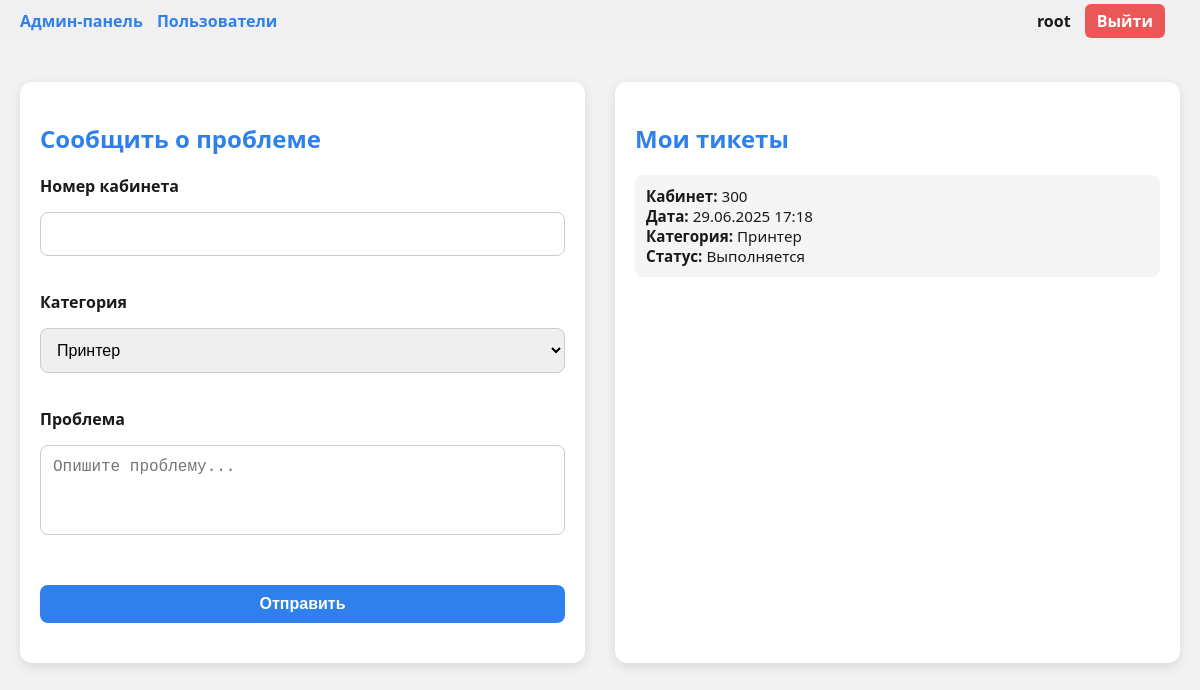
The app's page /submit (signed in), older data.
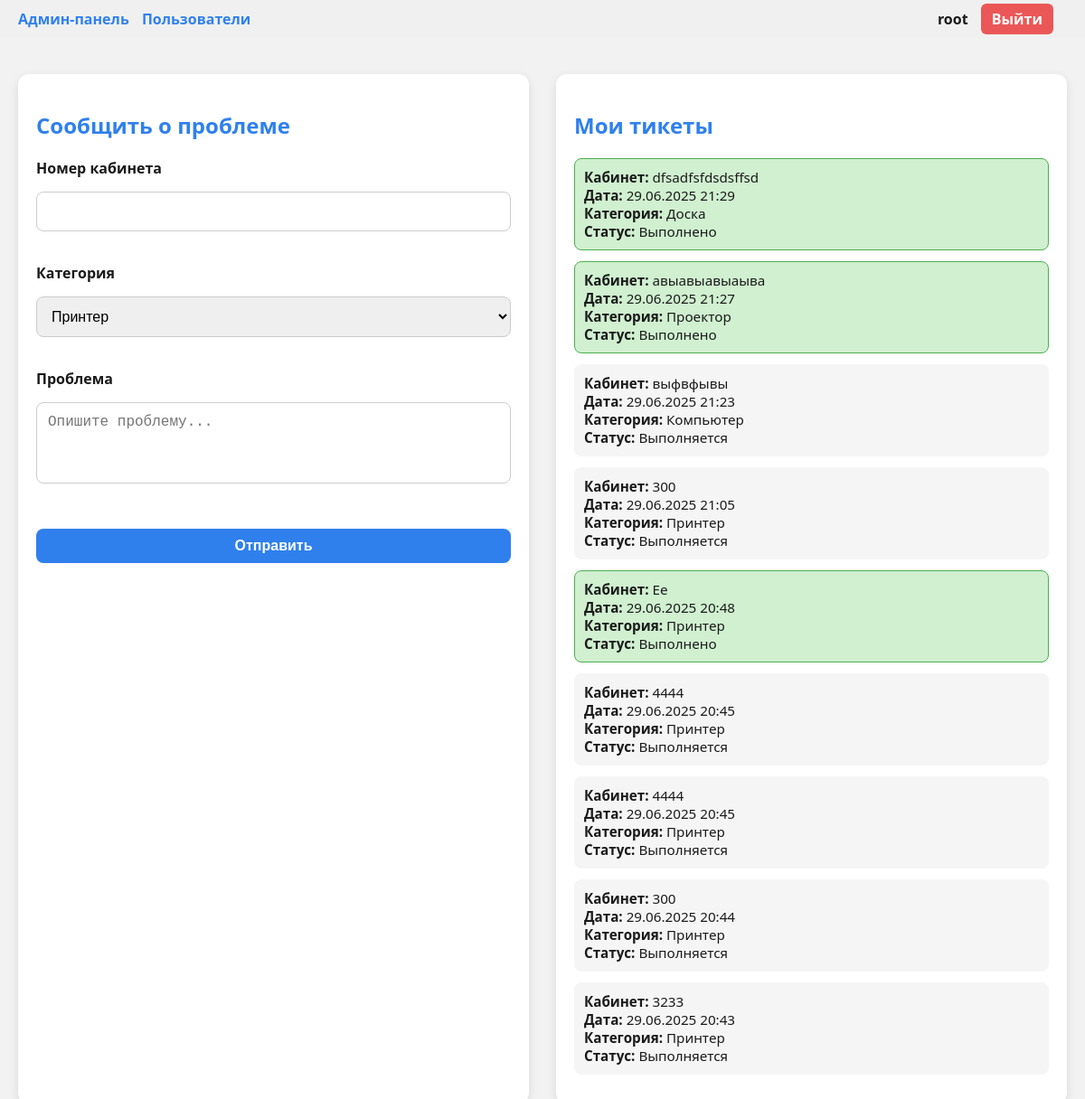
The same page, newer data.
### app/models.py (models this page shows, shortened)
class Ticket(db.Model):
    id = db.Column(db.Integer, primary_key=True)
    room = db.Column(db.String(10), nullable=False)
    category = db.Column(db.String(20), nullable=False)
    problem = db.Column(db.Text, nullable=False)
    timestamp = db.Column(db.DateTime, default=datetime.utcnow)
    status = db.Column(db.String(20), default='Выполняется')
    user_id = db.Column(db.Integer, db.ForeignKey('user.id'), nullable=False)

### app/routes.py (the view, shortened to what this page needs)
@routes_bp.route('/submit', methods=['GET', 'POST'])
@login_required
def submit_ticket():
    form = SubmitTicketForm()
    success = request.args.get('success') == '1'
    my_tickets = Ticket.query.filter_by(user_id=current_user.id).order_by(Ticket.timestamp.desc()).limit(10).all()
    return render_template('submit.html', form=form, my_tickets=my_tickets, success=success)

### app/forms.py
class SubmitTicketForm(FlaskForm):
    room = StringField("Номер кабинета", validators=[DataRequired()])
    category = SelectField("Категория", choices=[
        ('Принтер', 'Принтер'),
        ('Компьютер', 'Компьютер'),
        ('Смартфон', 'Смартфон'),
        ('Интернет', 'Интернет'),
        ('Доска', 'Доска'),
        ('Проектор', 'Проектор'),
        ('Иное', 'Иное'),
    ], validators=[DataRequired()])
    problem = TextAreaField("Проблема", validators=[DataRequired()])
    submit = SubmitField("Отправить")

### templates/submit.html (shortened to what this page needs)
<!DOCTYPE html>
<html lang="ru">
<head>
  <link rel="stylesheet" href="{{ url_for('static', filename='submit.css') }}">
</head>
<body>
  {% include 'topbar.html' %}
  <div class="main-container">
    <div class="left-form card">
      <h2>Сообщить о проблеме</h2>
      <form method="POST">
        <div class="form-group">
          {{ form.room.label }} {{ form.room() }}
        </div>
        <div class="form-group">
          {{ form.category.label }} {{ form.category() }}
        </div>
        <div class="form-group">
          {{ form.problem.label }}
          {{ form.problem(class="form-control", id="problem", rows="3", oninput="autoResize(this)", placeholder="Опишите проблему...") }}
        </div>
        {{ form.submit(class="submit-btn") }}
      </form>
    </div>
    <div class="right-history card">
      <h3>Мои тикеты</h3>
      <ul class="ticket-history">
        {% for ticket in my_tickets %}
        <li class="ticket-item {% if ticket.status == 'Выполнено' %}done{% endif %}" data-id="{{ ticket.id }}">
          <div><strong>Кабинет:</strong> {{ ticket.room }}</div>
          <div><strong>Дата:</strong> {{ ticket.timestamp.strftime('%d.%m.%Y %H:%M') }}</div>
          <div><strong>Категория:</strong> {{ ticket.category }}</div>
          <div class="ticket-status"><strong>Статус:</strong> <span>{{ ticket.status }}</span></div>
        </li>
        {% else %}
        <li>Вы ещё не отправляли тикеты.</li>
        {% endfor %}
      </ul>
    </div>
  </div>
</body>
</html>

Row changes from the older to the newer data that the page shows:
added Ticket: room "dfsadfsfdsdsffsd", timestamp "29.06.2025 21:29", category "Доска", status "Выполнено"
added Ticket: room "авыавыавыаыва", timestamp "29.06.2025 21:27", category "Проектор", status "Выполнено"
added Ticket: room "выфвфывы", timestamp "29.06.2025 21:23", category "Компьютер", status "Выполняется"
added Ticket: room "300", timestamp "29.06.2025 21:05", category "Принтер", status "Выполняется"
added Ticket: room "Ее", timestamp "29.06.2025 20:48", category "Принтер", status "Выполнено"
added Ticket: room "4444", timestamp "29.06.2025 20:45", category "Принтер", status "Выполняется"
added Ticket: room "4444", timestamp "29.06.2025 20:45", category "Принтер", status "Выполняется"
added Ticket: room "300", timestamp "29.06.2025 20:44", category "Принтер", status "Выполняется"
changed Ticket (number 9 of 9 on the later page): room "300" → "3233"; timestamp "29.06.2025 17:18" → "29.06.2025 20:43"
